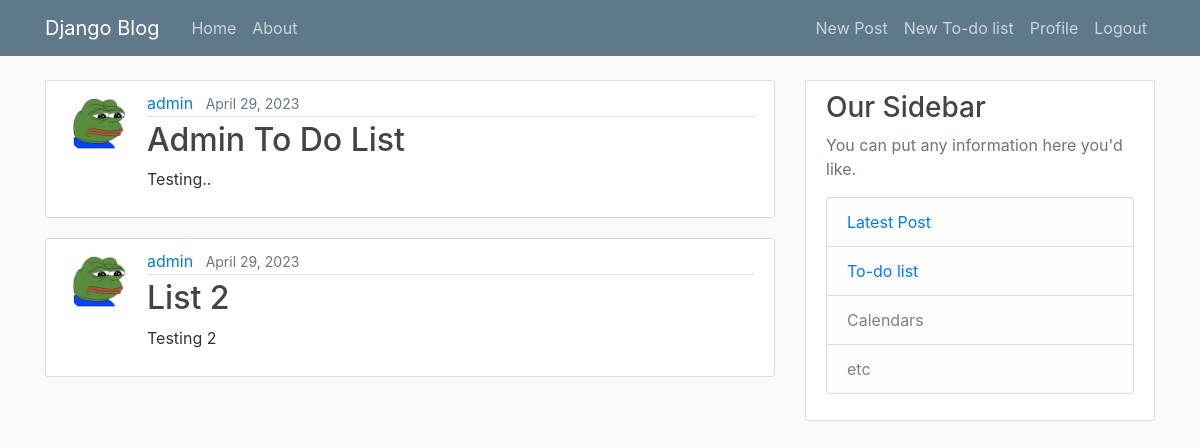
The app's page /todolist/ (signed in), older data.
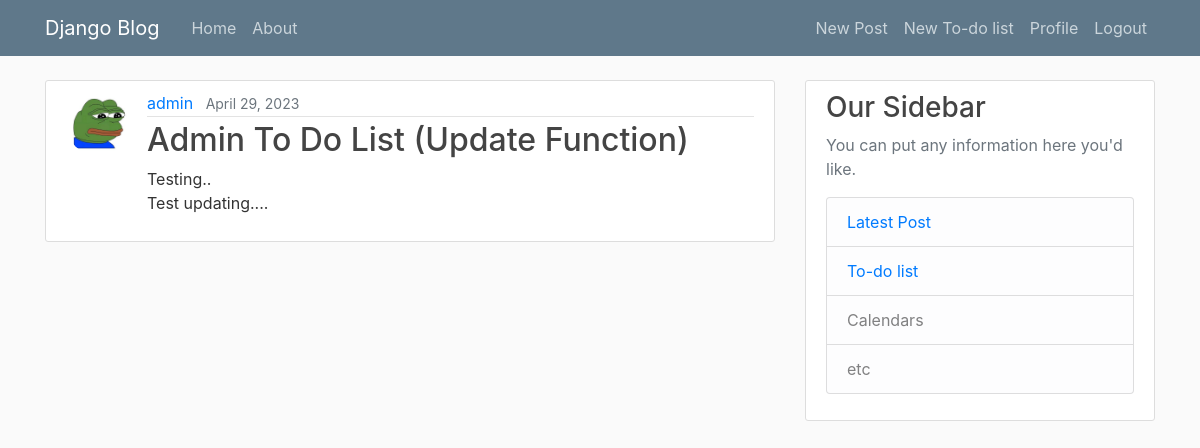
The same page, newer data.
### todolist/models.py (models this page shows, shortened)
class DoList(models.Model):
    topic = models.TextField(max_length=50)
    content = models.TextField(max_length=100)
    user = models.ForeignKey(User, on_delete=models.CASCADE)
    time_created = models.DateField(default=timezone.now)

### users/models.py (models this page shows, shortened)
class Profile(models.Model):
    user = models.OneToOneField(User, on_delete=models.CASCADE)
    image = models.ImageField(default='default.jpg', upload_to='profile_pics')

### todolist/views.py (the view)
# urls.py: path("todolist/", views.toDoList, name="todolist"),
@login_required(login_url="/login/")
def toDoList(request):
    user = User.objects.get(id = request.user.id)
    list = DoList.objects.filter(user = user.id)
    return render(request, 'todolist/list_display.html', {'list':list})

### todolist/templates/todolist/list_display.html
{% extends 'main.html' %}
{% block content %}
   {% for list in list %}
    <article class="media content-section">
        <img class="rounded-circle article-img" src="{{ list.user.profile.image.url }}" alt="">
        <div class="media-body">
            <div class="article-metadata">
                <a class="mr-2" href="">{{ list.user }}</a>
                <small class="text-muted">{{ list.time_created }}</small>
            </div>
            <h2><a class="article-title" href="{% url 'todolist-view' list.id %}">{{ list.topic }}</a></h2>
            <p class="article-content">{{ list.content }}</p>
        </div>
    </article>
    {% endfor %}
{% endblock content %}

Row changes from the older to the newer data that the page shows:
removed DoList: user.profile.image (placeholder picture), user "admin", time_created "April 29, 2023", topic "List 2", content "Testing 2"
changed DoList "admin": topic "Admin To Do List" → "Admin To Do List (Update Function)"; content "Testing.." → "Testing.. Test updating...."
